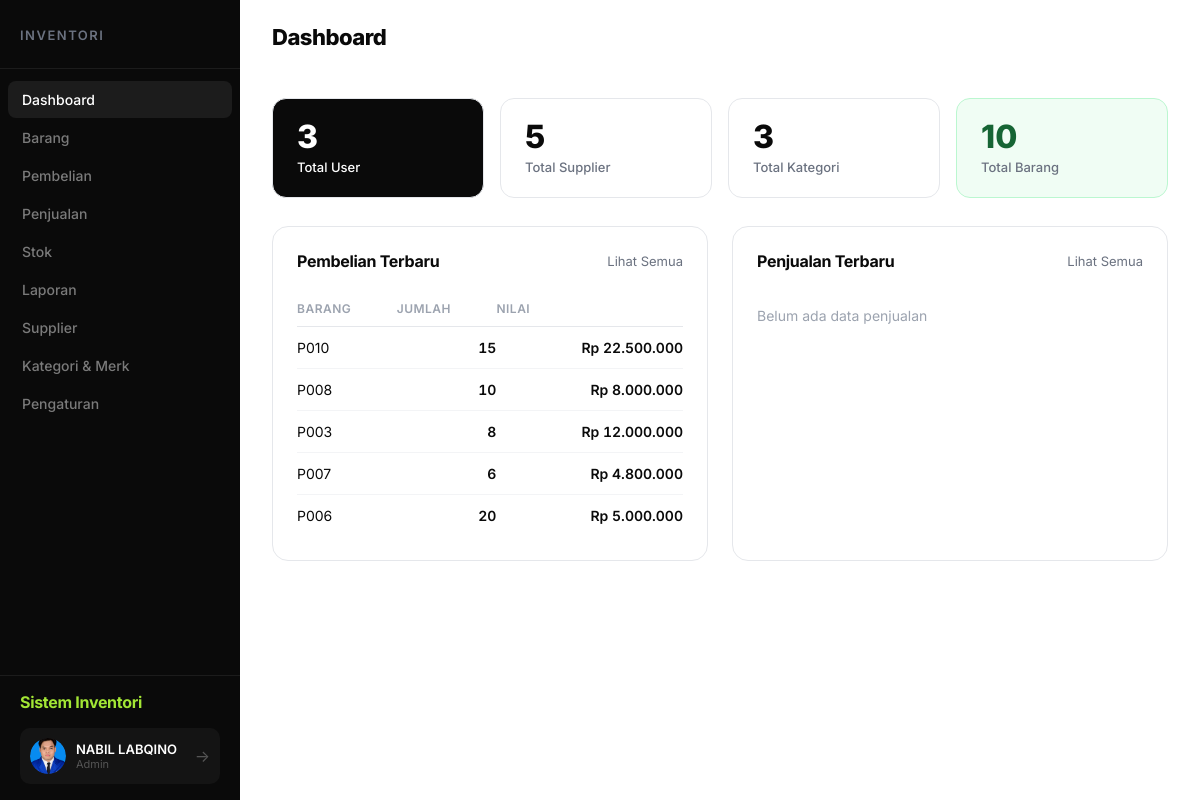
Page /menu.php (signed in) on the earlier database version.
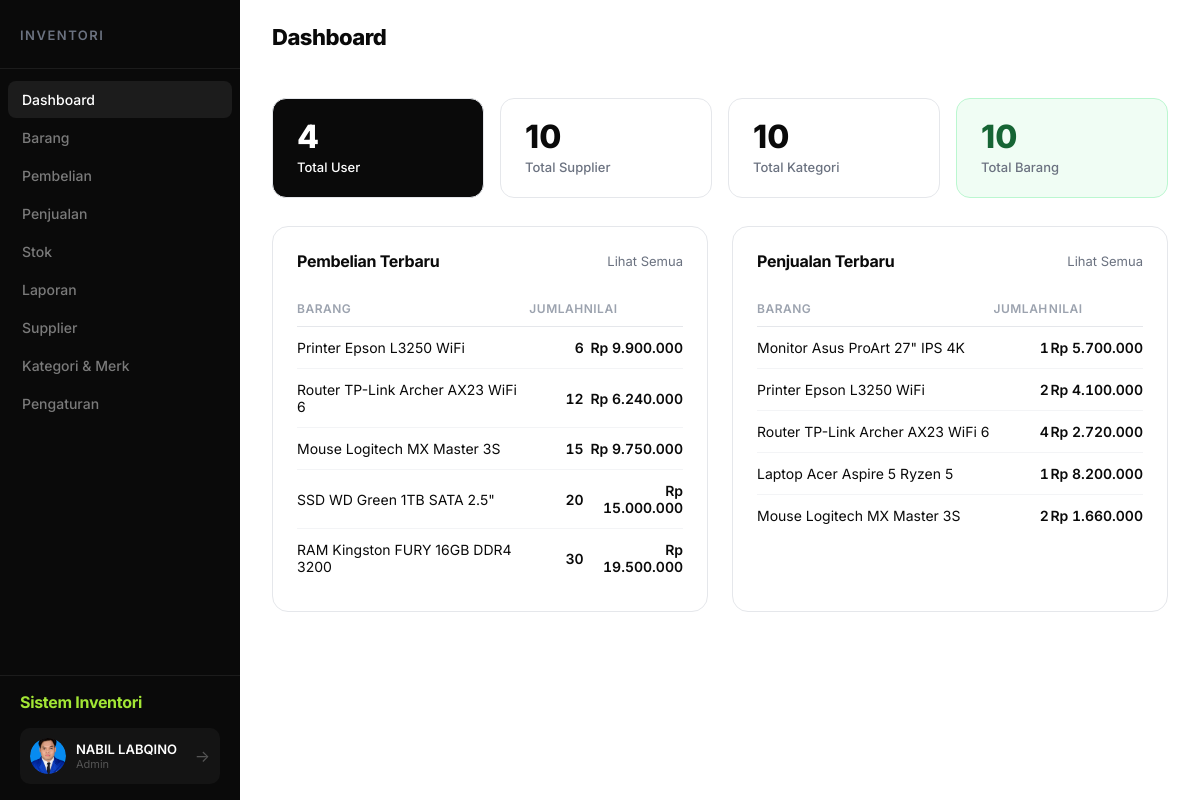
Same page on the later database version.
### tables this page shows
CREATE TABLE `transaksi_stok` (
  `id_transaksi` int(11) NOT NULL,
  `id_supplier` int(11) NOT NULL,
  `kode_produk` varchar(10) NOT NULL,
  `tgl_transaksi` date NOT NULL,
  `tgl_kadaluarsa` date DEFAULT NULL,
  `jumlah` int(11) NOT NULL,
  `total_nilai` decimal(15,2) NOT NULL
);

CREATE TABLE `produk` (
  `kode_produk` varchar(10) NOT NULL,
  `nama_produk` varchar(100) NOT NULL DEFAULT '',
  `sku` varchar(50) DEFAULT NULL,
  `id_kategori` int(11) NOT NULL,
  `lokasi` varchar(20) NOT NULL,
  `harga_beli` decimal(15,2) NOT NULL DEFAULT 0.00,
  `harga_jual` decimal(15,2) NOT NULL DEFAULT 0.00,
  `keterangan` text DEFAULT NULL,
  `id_merk` int(11) DEFAULT NULL
);

CREATE TABLE `penjualan` (
  `id_penjualan` int(11) NOT NULL,
  `kode_produk` varchar(10) NOT NULL,
  `tgl_penjualan` date NOT NULL,
  `jumlah` int(11) NOT NULL,
  `harga_jual` decimal(15,2) NOT NULL DEFAULT 0.00,
  `total_nilai` decimal(15,2) NOT NULL DEFAULT 0.00,
  `keterangan` text DEFAULT NULL
);

### menu.php (the view, shortened to what the changed rows need)
<?php
include 'koneksi.php';
$total_user     = $koneksi->query("SELECT COUNT(*) FROM users")->fetchColumn();
$total_supplier = $koneksi->query("SELECT COUNT(*) FROM supplier")->fetchColumn();
$total_kategori = $koneksi->query("SELECT COUNT(*) FROM kategori")->fetchColumn();
$transaksi_terbaru = $koneksi->query(
    "SELECT ts.*, s.nama as nama_supplier, p.nama_produk
     FROM transaksi_stok ts
     JOIN supplier s ON ts.id_supplier = s.id_supplier
     JOIN produk p ON ts.kode_produk = p.kode_produk
     ORDER BY ts.id_transaksi DESC LIMIT 5"
)->fetchAll();
$penjualan_terbaru = $koneksi->query(
    "SELECT pj.*, p.nama_produk
     FROM penjualan pj
     JOIN produk p ON pj.kode_produk = p.kode_produk
     ORDER BY pj.id_penjualan DESC LIMIT 5"
)->fetchAll();
?>
<!DOCTYPE html>
<html lang="id">
<head>
    <link rel="stylesheet" href="css/menu.css">
</head>
<body>
<div class="dashboard">
    <main class="main">
        <header class="header">
            <div class="header-top"><h1 class="page-title">Dashboard</h1></div>
        </header>
        <div class="content">
            <div class="stat-grid">
                <div class="stat-box accent">
                    <div class="stat-box-value"><?= $total_user ?></div>
                    <div class="stat-box-label">Total User</div>
                </div>
                <div class="stat-box">
                    <div class="stat-box-value"><?= $total_supplier ?></div>
                    <div class="stat-box-label">Total Supplier</div>
                </div>
                <div class="stat-box">
                    <div class="stat-box-value"><?= $total_kategori ?></div>
                    <div class="stat-box-label">Total Kategori</div>
                </div>
            </div>
            <div class="two-col">
                <div class="card">
                    <?php if ($transaksi_terbaru): ?>
                        <table class="data-table">
                            <thead><tr><th>Barang</th><th>Jumlah</th><th>Nilai</th></tr></thead>
                            <tbody>
                                <?php foreach ($transaksi_terbaru as $t): ?>
                                <tr>
                                    <td><?= htmlspecialchars($t['nama_produk'] ?: $t['kode_produk']) ?></td>
                                    <td><?= $t['jumlah'] ?></td>
                                    <td>Rp <?= number_format($t['total_nilai'], 0, ',', '.') ?></td>
                                </tr>
                                <?php endforeach; ?>
                            </tbody>
                        </table>
                    <?php else: ?>
                        <div style="color:#9ca3af;padding:16px 0;font-size:14px;">Belum ada data pembelian</div>
                    <?php endif; ?>
                </div>
                <div class="card">
                    <div class="card-header">
                        <h3 class="card-title">Penjualan Terbaru</h3>
                        <a href="penjualan/TampilPenjualan.php" style="font-size:13px;color:#6b7280;text-decoration:none;">Lihat Semua</a>
                    </div>
                    <?php if ($penjualan_terbaru): ?>
                        <table class="data-table">
                            <thead><tr><th>Barang</th><th>Jumlah</th><th>Nilai</th></tr></thead>
                            <tbody>
                                <?php foreach ($penjualan_terbaru as $p): ?>
                                <tr>
                                    <td><?= htmlspecialchars($p['nama_produk'] ?: $p['kode_produk']) ?></td>
                                    <td><?= $p['jumlah'] ?></td>
                                    <td>Rp <?= number_format($p['total_nilai'], 0, ',', '.') ?></td>
                                </tr>
                                <?php endforeach; ?>
                            </tbody>
                        </table>
                    <?php else: ?>
                        <div style="color:#9ca3af;padding:16px 0;font-size:14px;">Belum ada data penjualan</div>
                    <?php endif; ?>
                </div>
            </div>
        </div>
    </main>
</div>
</body>
</html>

Differences in the rows shown:
removed transaksi_stok: kode_produk "P010", jumlah "15", total_nilai "22.500.000"
removed transaksi_stok: kode_produk "P008", jumlah "10", total_nilai "8.000.000"
removed transaksi_stok: kode_produk "P003", jumlah "8", total_nilai "12.000.000"
removed transaksi_stok: kode_produk "P007", jumlah "6", total_nilai "4.800.000"
removed transaksi_stok: kode_produk "P006", jumlah "20", total_nilai "5.000.000"
now on this page (row edited): transaksi_stok: kode_produk.nama_produk "Printer Epson L3250 WiFi", jumlah "6", total_nilai "9.900.000"
now on this page (row edited): transaksi_stok: kode_produk.nama_produk "Router TP-Link Archer AX23 WiFi 6", jumlah "12", total_nilai "6.240.000"
now on this page (row edited): transaksi_stok: kode_produk.nama_produk "Mouse Logitech MX Master 3S", jumlah "15", total_nilai "9.750.000"
now on this page (row edited): transaksi_stok: kode_produk.nama_produk "SSD WD Green 1TB SATA 2.5\"", jumlah "20", total_nilai "15.000.000"
now on this page (row edited): transaksi_stok: kode_produk.nama_produk "RAM Kingston FURY 16GB DDR4 3200", jumlah "30", total_nilai "19.500.000"
added penjualan: kode_produk.nama_produk "Monitor Asus ProArt 27\" IPS 4K", jumlah "1", total_nilai "5.700.000"
added penjualan: kode_produk.nama_produk "Printer Epson L3250 WiFi", jumlah "2", total_nilai "4.100.000"
added penjualan: kode_produk.nama_produk "Router TP-Link Archer AX23 WiFi 6", jumlah "4", total_nilai "2.720.000"
added penjualan: kode_produk.nama_produk "Laptop Acer Aspire 5 Ryzen 5", jumlah "1", total_nilai "8.200.000"
added penjualan: kode_produk.nama_produk "Mouse Logitech MX Master 3S", jumlah "2", total_nilai "1.660.000"
Other differences:
$total_user: "3" → "4"
$total_supplier: "5" → "10"
$total_kategori: "3" → "10"
text no longer shown: "Belum ada data penjualan"
text now shown: "BARANG JUMLAH NILAI"
